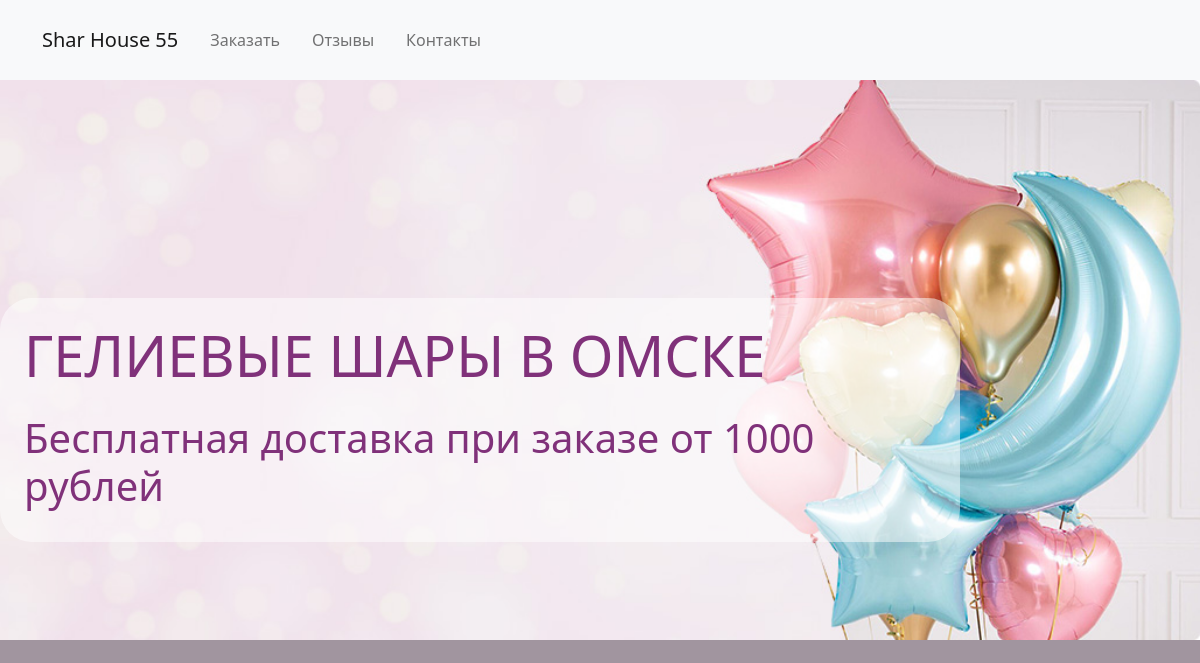
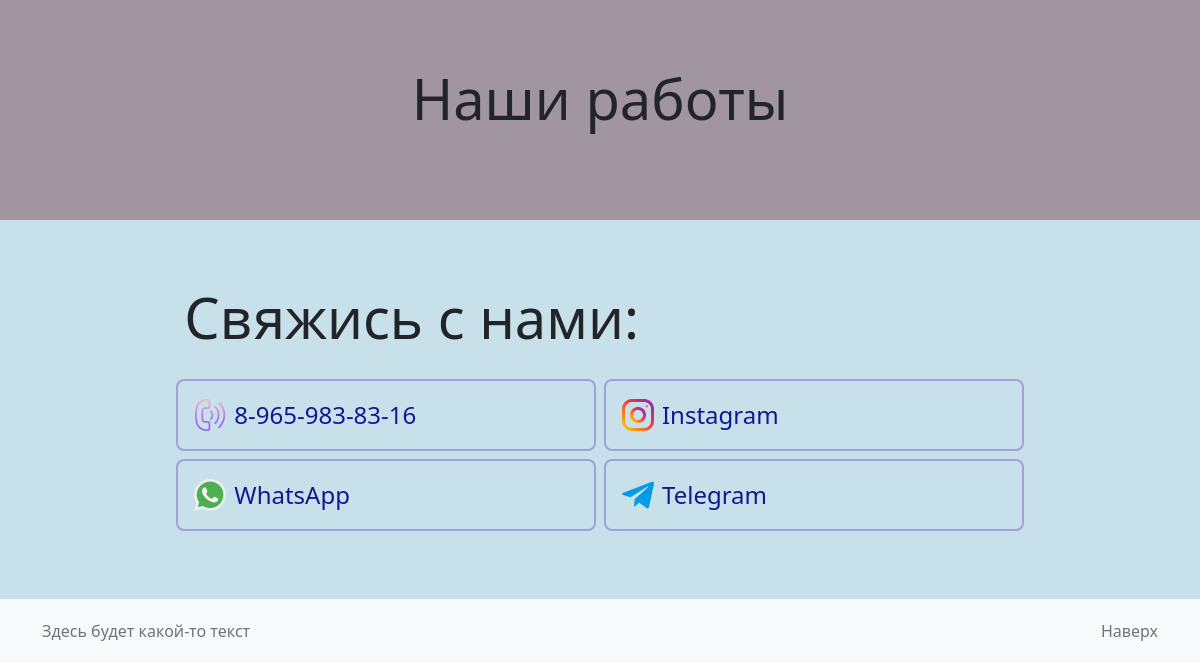
The app's page /, older data (2 pictures, top to bottom).
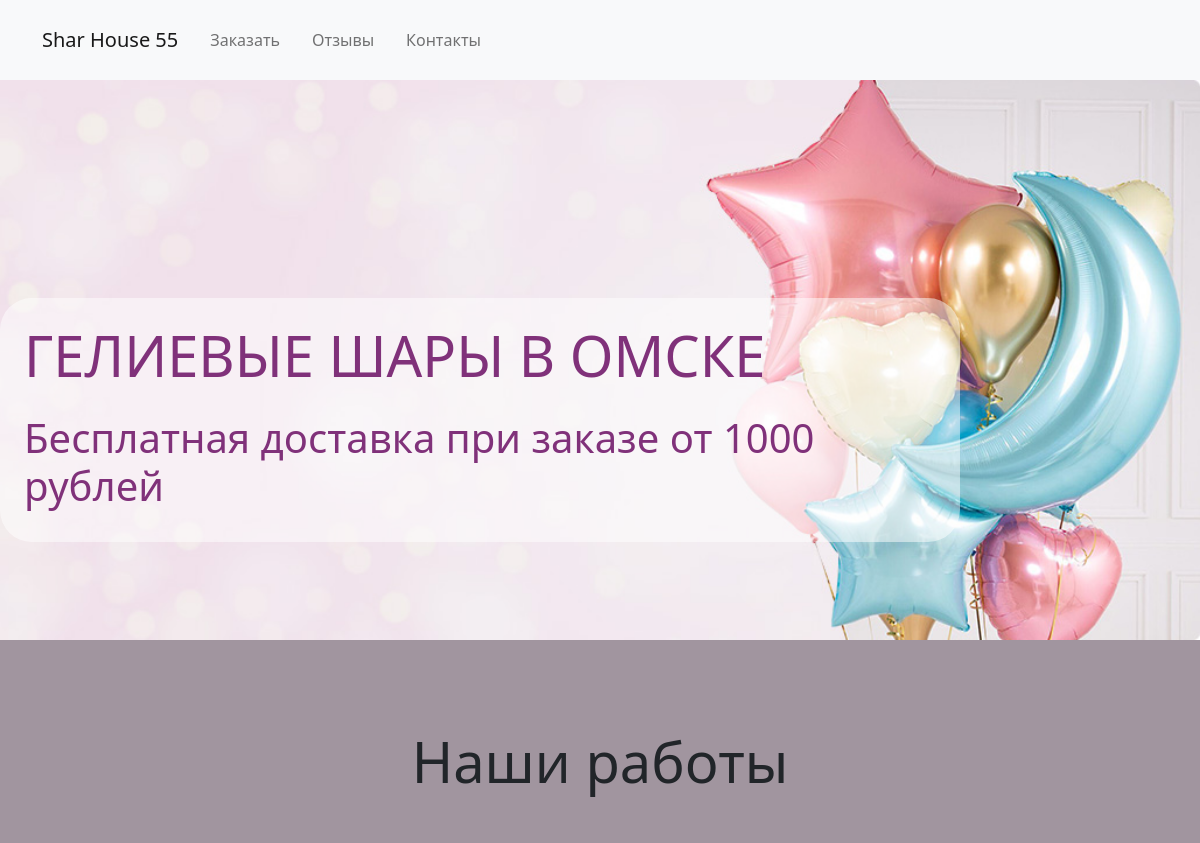
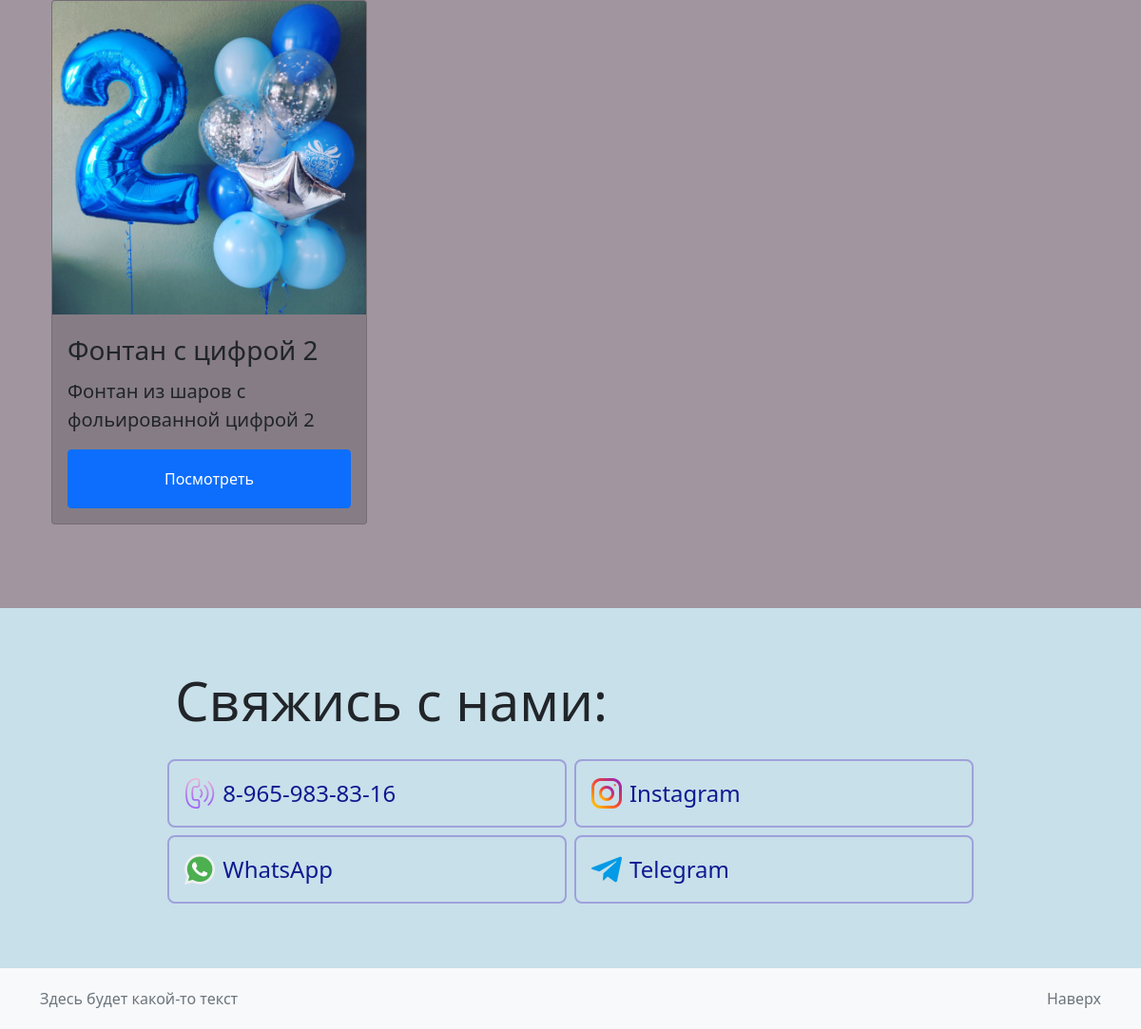
The same page, newer data (2 pictures, top to bottom).
### mainapp/models.py (models this page shows, shortened)
class Products(models.Model):
    name = models.CharField('Название', max_length=30)
    text = models.TextField('Описание')
    img = models.ImageField('Изображение', upload_to='mainapp/media/', default='')
    price = models.IntegerField('Цена', default=True)
    show_in_index = models.BooleanField('Отображать на главной странице', default=False)
    class Meta:
        verbose_name = 'Продукт'
        verbose_name_plural = 'Продукты'

### mainapp/views.py (the view)
# urls.py: path('', index, name='index')
def index(request):
    data = {
        'Products': Products.objects.filter(show_in_index=True),
    }
    return render(request, 'mainapp/content.html', data)

### mainapp/templates/mainapp/content.html (shortened to what this page needs)
{% extends 'mainapp/main.html' %}
{% load static %}
{% block content %}
    <section class="section-main d-flex align-items-center justify-content-center">
        <div class="d-none d-xl-block text-label-lg">
            <h1 class="display-4 mb-4">ГЕЛИЕВЫЕ ШАРЫ В ОМСКЕ</h1>
            <h1 class="display-6">
                Бесплатная доставка при заказе от 1000 рублей
            </h1>
        </div>
    </section>
    <section class="products">
        <div class="container">
            <h1 class="display-4 d-flex justify-content-center m-0 py-4 w-100">Наши работы</h1>
            <div class="p-0 row">
                {% for product in Products %}
                    <div class="col-12 col-lg-6 col-xl-4 p-4">
                        <div class="card">
                            <img src="{{ product.img.url }}"
                                 class="card-img-top" alt="Fountain with tree">
                            <div class="card-body">
                                <div class="card-title fs-3">
                                    {{ product.name }}
                                </div>
                                <div class="card-text fs-5">
                                    {{ product.text }}
                                </div>
                                <a class="btn btn-primary mt-3" href="#">Посмотреть</a>
                            </div>
                        </div>
                    </div>
                {% endfor %}
            </div>
        </div>
    </section>
    <section class="contacts w-100 d-flex justify-content-center" id="contacts">
        <div class="mx-4">
            <h1 class="display-4 mb-4">Свяжись с нами:</h1>
            <div class="p-0 row">
                <div class="col-12 col-sm-6 d-flex align-items-center">
                    <a href="tel:+79659838316"
                       class="block d-flex align-items-center">
                        <img class="icon-image d-inline "
                             src="{% static 'mainapp/images/icons/call-icon.png' %}" alt="Call">
                        <div class="d-inline fs-4">8-965-983-83-16</div>
                        <div class="background"></div>
                    </a>
                </div>
                <div class="col-12 col-sm-6 d-flex align-items-center">
                    <a href="https://www.instagram.com/shar_house55/"
                       class="block d-flex align-items-center"
                       target="_blank">
                        <img class="icon-image d-inline"
                             src="{% static 'mainapp/images/icons/instagram-icon.png' %}" alt="Instagram">
                        <div class="d-inline fs-4">Instagram</div>
                        <div class="background"></div>
                    </a>
                </div>
                <div class="col-12 col-sm-6 d-flex align-items-center">
                    <a href="https://wa.me/79659838316"
                       class="block d-flex align-items-center">
                        <img class="icon-image d-inline"
                             src="{% static 'mainapp/images/icons/whatsapp-icon.png' %}" alt="WhatsApp">
                        <div class="d-inline fs-4">WhatsApp</div>
                        <div class="background"></div>
                    </a>
                </div>
                <div class="col-12 col-sm-6 d-flex align-items-center">
                    <a href="https://t.me/sharhouse55"
                       class="block d-flex align-items-center">
                        <img class="icon-image d-inline "
                             src="{% static 'mainapp/images/icons/telegram-icon.png' %}" alt="Telegram">
                        <div class="d-inline fs-4">Telegram</div>
                        <div class="background"></div>
                    </a>
                </div>
            </div>
        </div>
    </section>
{% endblock %}

### mainapp/templates/mainapp/main.html (shortened to what this page needs)
{% load static %}
<!DOCTYPE html>
<html lang="ru">
<head>
    <link rel="stylesheet" href="{% static '/css/bootstrap.min.css' %}" type="text/css">
    <link rel="stylesheet" href="{% static '/css/slyles.css' %}" type="text/css">
</head>
<body class="bg-light">
    {% include 'mainapp/models/header.html' %}
    {% block content %}
    {% endblock %}
    {% include 'mainapp/models/footer.html' %}
</body>
</html>

### mainapp/templates/mainapp/models/header.html (shortened to what this page needs)
<nav class="navbar navbar-expand-md navbar-light bg-light fixed-top" style="height: 5rem">
    <div class="container">
        <a class="navbar-brand me-4" href="{% url 'index' %}">
            Shar House 55
        </a>
        <div class="offcanvas offcanvas-end" tabindex="-1" id="offcanvasNavbar" aria-labelledby="offcanvasNavbarLabel">
            <div class="offcanvas-body">
                <ul class="navbar-nav flex-grow-1 pe-3">
                    <li class="nav-item">
                        <a class="nav-link me-3" href="#">Заказать</a>
                    </li>
                    <li class="nav-item">
                        <a class="nav-link me-3" href="#">Отзывы</a>
                    </li>
                    <li class="nav-item">
                        <a class="nav-link me-3" href="#contacts">Контакты</a>
                    </li>
                </ul>
            </div>
        </div>
    </div>
</nav>

### mainapp/templates/mainapp/models/footer.html
<footer>
    <div class="container d-flex justify-content-between align-items-center">
        <div class="text-secondary">
            Здесь будет какой-то текст
        </div>
        <a class="text-secondary text-decoration-none" href="#">
            Наверх
        </a>
    </div>
</footer>

### mainapp/static/css/slyles.css (style rules this page uses)
html { position: relative; min-height: 100%; }
body { margin-top: 5rem; margin-bottom: 4rem; }
footer { position: absolute; bottom: 0; width: 100%; height: 4rem; line-height: 4rem; }
.section-main { position: relative; height: 35rem; background-color: #f0e0ea; background-image: url("../mainapp/images/main-image.jpg"); background-size: auto 100%; background-position: right; background-repeat: no-repeat; }
.section-main .text-label-lg, .text-label-sm, .text-label { background: rgba(255, 255, 255, 0.5); color: #80317a; padding: 1.5rem; border-radius: 2rem; }
.section-main .text-label-lg { margin-right: 20%; margin-top: 10%; }
.products { width: 100%; margin: 0; padding: 4rem 0; background: #a1959f; }
.products .card { background: #867c85; }
.products .btn { width: 100%; line-height: 3rem; }
.contacts { background: #c8e0ea; padding: 4rem 0; }
.contacts .row>* { padding: 0; }
.contacts .block { position: relative; width: 100%; text-decoration: none; padding: 1rem; margin: .25rem; font-weight: 300; color: #0f1991; border: 2px solid #9fa1da; border-radius: .5rem; }
.contacts .background { position: absolute; top: 0; left: 0; width: 100%; height: 100%; border-radius: inherit; }
.contacts .icon-image { width: 2rem; height: 2rem; margin-right: .5rem; }

Row changes from the older to the newer data that the page shows:
added Products: img (picture), name "Фонтан с цифрой 2", text "Фонтан из шаров с фольированной цифрой 2"
